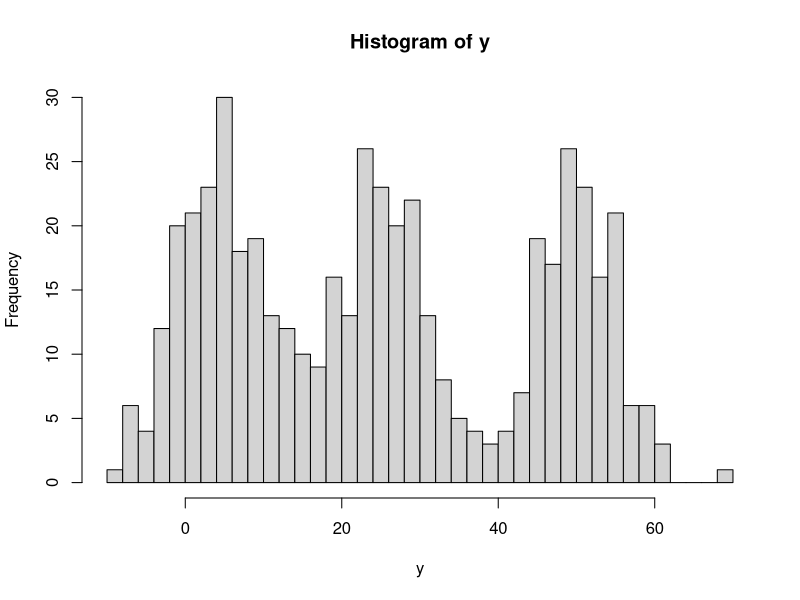
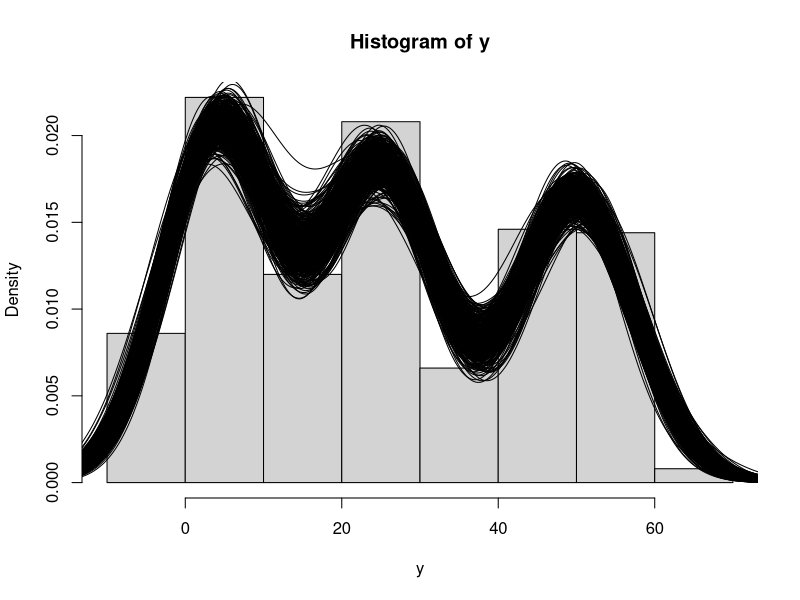

Generate these figures, in order, with R:
set.seed(1)

# simulate data
n <- 500
class <- sample(x = 1:3, size = n, replace = T)
y <- rnorm(n = n,mean = ifelse(class==1, 5, ifelse(class==2, 25, 50)), 5)
hist(y, breaks=50)

# stick-breaking functions
stickbreak<-function(alpha, K){
  v <- rbeta(n = K, shape1 = 1, shape2 = alpha)
  
  w <- numeric(length = K)
  w[1] <- v[1]
  v[K] <- 1
  for(i in 2:K){
    w[i] <- v[i]*prod(1-v[1:(i-1)]) 
  }
  
  return(w)
}

# parameters
gibbs_iter <- 1000
burnin <- 500
K <- 10

lambda <- 50
tau <- 100
phi <- 25
alpha <- 1

# create shells to store gibbs draws
class_shell <- matrix(NA, nrow = n, ncol = gibbs_iter)
mu_shell <- matrix(NA, nrow = K, ncol = gibbs_iter)
w_shell <- matrix(NA, nrow = K, ncol=gibbs_iter)
v_shell <- numeric(length = K)
post_pred_shell <- matrix(NA, nrow = n, ncol = gibbs_iter)

## initialize values
w_shell[,1] <- stickbreak(alpha = alpha, K = K)
mu_shell[,1] <- rnorm(n = K, lambda, sqrt(tau) )


for(i in 2:gibbs_iter){
  
  ### update clusters
  for(j in 1:n){
    p_clus <- w_shell[,i-1] * dnorm(x = y[j], mean = mu_shell[,i-1], sd = sqrt(phi) )
    class_shell[j,i] <- sample(x = 1:K, size = 1, replace = T, prob = p_clus)
  }
  
  class <- class_shell[,i]
  
  ### update weights
  for(k in 1:(K-1) ){
    A_k <- sum(class==k)
    B_k <- sum(class>k)
    v_shell[k] <- rbeta(1, A_k + 1, B_k + alpha)
  }
  v_shell[K] <- 1
  
  w_shell[1,i] <- v_shell[1]
  for(k in 2:K){
    w_shell[k,i] <- v_shell[k]*prod(1-v_shell[1:(k-1)]) 
  }
  
  ### update mu
  for(k in 1:K){
    y_k <- y[class==k]
    n_k <- length(y_k)
    
    post_var <- 1/(1/tau + n_k/phi)
    post_mean <- post_var*(lambda/tau + sum(y_k)/(phi) )

    mu_shell[k, i] <- rnorm(n = 1, 
                            mean = post_mean, 
                            sd = sqrt( post_var ) )
    
  }
  
  ### posterior predictive draw
  post_pred_shell[,i] <- rnorm(n = n, mean = mu_shell[class,i], sd = sqrt(phi))
  
}

hist(y, freq=F)
for(i in burnin:gibbs_iter){  
  lines(density(post_pred_shell[,i])) 
}
